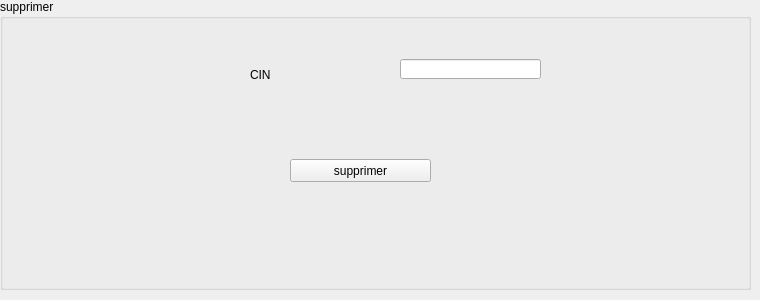
        <widget class="QWidget" name="tab_6">
         <attribute name="title">
          <string>Supprimer</string>
         </attribute>
         <widget class="QGroupBox" name="groupBox_3">
          <property name="geometry">
           <rect>
            <x>0</x>
            <y>-1</y>
            <width>751</width>
            <height>291</height>
           </rect>
          </property>
          <property name="title">
           <string>supprimer</string>
          </property>
          <widget class="QLineEdit" name="cinsupp">
           <property name="geometry">
            <rect>
             <x>400</x>
             <y>60</y>
             <width>141</width>
             <height>20</height>
            </rect>
           </property>
          </widget>
          <widget class="QLabel" name="label_17">
           <property name="geometry">
            <rect>
             <x>250</x>
             <y>50</y>
             <width>101</width>
             <height>51</height>
            </rect>
           </property>
           <property name="text">
            <string>CIN</string>
           </property>
          </widget>
          <widget class="QPushButton" name="pushButton_4">
           <property name="geometry">
            <rect>
             <x>290</x>
             <y>160</y>
             <width>141</width>
             <height>23</height>
            </rect>
           </property>
           <property name="text">
            <string>supprimer</string>
           </property>
          </widget>
         </widget>
        </widget>
